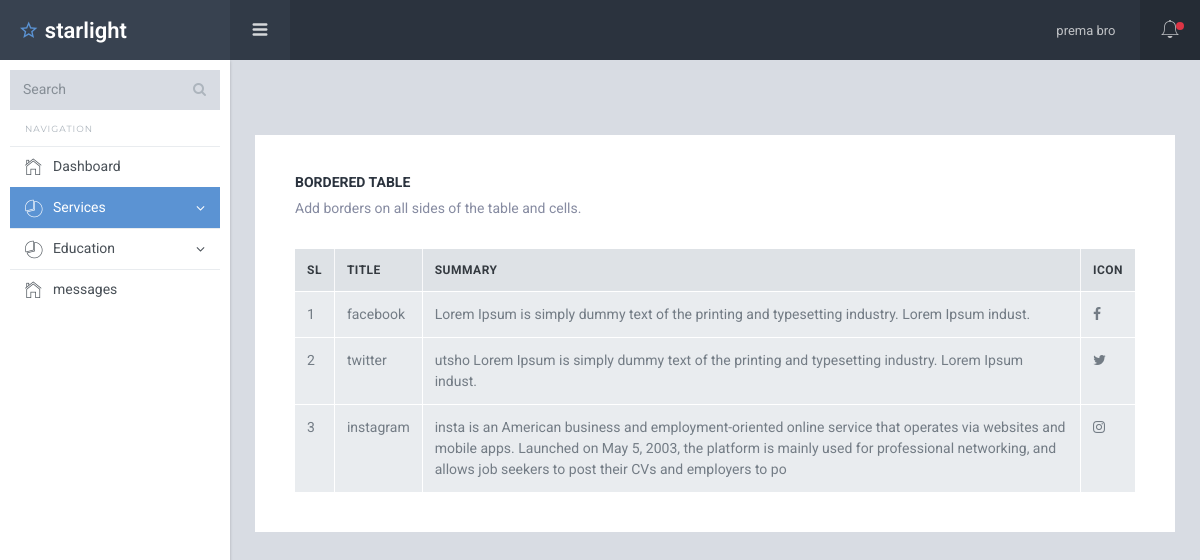
Screenshot of /backend/service_view.php (signed in) with the database file from the repository.
### tables this page shows
CREATE TABLE `anupom` (
  `id` int(10) UNSIGNED NOT NULL,
  `name` varchar(255) NOT NULL,
  `email` varchar(255) NOT NULL,
  `phone` varchar(255) DEFAULT NULL,
  `images` varchar(255) DEFAULT NULL,
  `role` tinyint(4) NOT NULL DEFAULT 1 COMMENT '1 = user , 2 = admin',
  `password` varchar(255) NOT NULL,
  `status` tinyint(4) NOT NULL DEFAULT 1 COMMENT '1=active , 0=deactivate'
);

CREATE TABLE `services` (
  `id` int(11) UNSIGNED NOT NULL,
  `title` varchar(255) NOT NULL,
  `summary` varchar(255) NOT NULL,
  `icon` varchar(255) NOT NULL,
  `status` tinyint(4) NOT NULL DEFAULT 1 COMMENT '1 = active , 2 = not active'
);

### backend/service_view.php (the view)
<?php
    require_once 'inc/header.php';
    $select = "SELECT * FROM Services";
    $service = mysqli_query($db, $select);
?>
<div class="sl-mainpanel">
    <div class="sl-pagebody">
        <div class="card pd-20 pd-sm-40 mg-t-50">
            <h6 class="card-body-title">Bordered Table</h6>
            <p class="mg-b-20 mg-sm-b-30">Add borders on all sides of the table and cells.</p>
            <div class="table-responsive">
                <table class="table table-bordered mg-b-0">
                    <thead>
                        <tr>
                            <th>SL</th>
                            <th>TITLE</th>
                            <th>SUMMARY</th>
                            <th>ICON</th>
                        </tr>
                    </thead>
                    <tbody>
                        <?php foreach ($service as $key => $service): ?>
                        <tr>
                            <td><?= ++$key   ?></td>
                            <td><?= $service['title'] ?></td>
                            <td><?= $service['summary'] ?></td>
                            <td><i class="<?= str_replace(array('fab', 'fas'), "fa" , $service['icon']) ?>"></i></td>
                        </tr>
                        <?php endforeach  ?>
                    </tbody>
                </table>
            </div>
        </div>
    </div>
</div>
<?php
require_once 'inc/footer.php';
?>

### backend/inc/header.php (shortened to what this page needs)
<?php
        require_once '../database.php';
        $users_id = $_SESSION['users_id'];
        $sel = "SELECT * FROM anupom WHERE id = $users_id";
        $qq = mysqli_query($db, $sel);
        $assocq = mysqli_fetch_assoc($qq);
        $self = $_SERVER['PHP_SELF'];
        $exp = explode('/' , $self);
        $url = end($exp);
?>
<!DOCTYPE html>
<html lang="en">
<head>
    <link href="assets/lib/font-awesome/css/font-awesome.css" rel="stylesheet">
    <link href="assets/lib/Ionicons/css/ionicons.css" rel="stylesheet">
    <link href="assets/lib/perfect-scrollbar/css/perfect-scrollbar.css" rel="stylesheet">
    <link href="assets/lib/rickshaw/rickshaw.min.css" rel="stylesheet">
    <link rel="stylesheet" href="assets/css/starlight.css">
</head>
<body>
    <div class="sl-logo"><a href=""><i class="icon ion-android-star-outline"></i> starlight</a></div>
    <div class="sl-sideleft">
        <div class="input-group input-group-search">
            <input type="search" name="search" class="form-control" placeholder="Search">
            <span class="input-group-btn">
                <button class="btn"><i class="fa fa-search"></i></button>
            </span>
        </div>
        <label class="sidebar-label">Navigation</label>
        <div class="sl-sideleft-menu">
            <a href="dashboard.php" class="sl-menu-link <?= $url == 'dashboard.php' ? 'active' : '' ?> ">
                <div class="sl-menu-item">
                    <i class="menu-item-icon icon ion-ios-home-outline tx-22"></i>
                    <span class="menu-item-label">Dashboard</span>
                </div>
            </a>
            <a href="#" class="sl-menu-link <?= $url == 'add_service.php' ? 'active' : $url == 'service_view.php' ? 'active' : $url == 'trashed_service.php' ? 'active' : '' ?>">
                <div class="sl-menu-item">
                    <i class="menu-item-icon ion-ios-pie-outline tx-20"></i>
                    <span class="menu-item-label">Services</span>
                    <i class="menu-item-arrow fa fa-angle-down"></i>
                </div>
            </a>
            <a href="#" class="sl-menu-link <?= $url == 'add_education.php' ? 'active' : $url == 'education_view.php' ? 'active' : $url == 'trashed_education.php' ? 'active' : '' ?>">
                <div class="sl-menu-item">
                    <i class="menu-item-icon ion-ios-pie-outline tx-20"></i>
                    <span class="menu-item-label">Education</span>
                    <i class="menu-item-arrow fa fa-angle-down"></i>
                </div>
            </a>
            <a href="messages.php" class="sl-menu-link <?= $url == 'messages.php' ? 'active' : '' ?> ">
                <div class="sl-menu-item">
                    <i class="menu-item-icon icon ion-ios-home-outline tx-22"></i>
                    <span class="menu-item-label">messages</span>
                </div>
            </a>
        </div>
        <br>
    </div>
    <div class="sl-header">
        <div class="sl-header-left">
            <div class="navicon-left hidden-md-down"><a id="btnLeftMenu" href=""><i
                        class="icon ion-navicon-round"></i></a></div>
        </div>
        <div class="sl-header-right">
            <nav class="nav">
                <div class="dropdown">
                    <a href="" class="nav-link nav-link-profile" data-toggle="dropdown">
                        <span class="logged-name"><?php echo $assocq['name']  ?><span class="hidden-md-down"></span></span>
                    </a>
                </div>
            </nav>
            <div class="navicon-right">
                <a id="btnRightMenu" href="" class="pos-relative">
                    <i class="icon ion-ios-bell-outline"></i>
                    <span class="square-8 bg-danger"></span>
                </a>
            </div>
        </div>
    </div>

### rows the page displays
anupom: name "prema bro"
services: title "facebook", summary "Lorem Ipsum is simply dummy text of the printing and typesetting industry. Lorem Ipsum indust."
services: title "twitter", summary "utsho Lorem Ipsum is simply dummy text of the printing and typesetting industry. Lorem Ipsum indust."
services: title "instagram", summary "insta is an American business and employment-oriented online service that operates via websites and mobile apps. Launched on May 5, 2003, the platform is mainly used for professional networking, and allows job seekers to post their CVs and employers to po"
